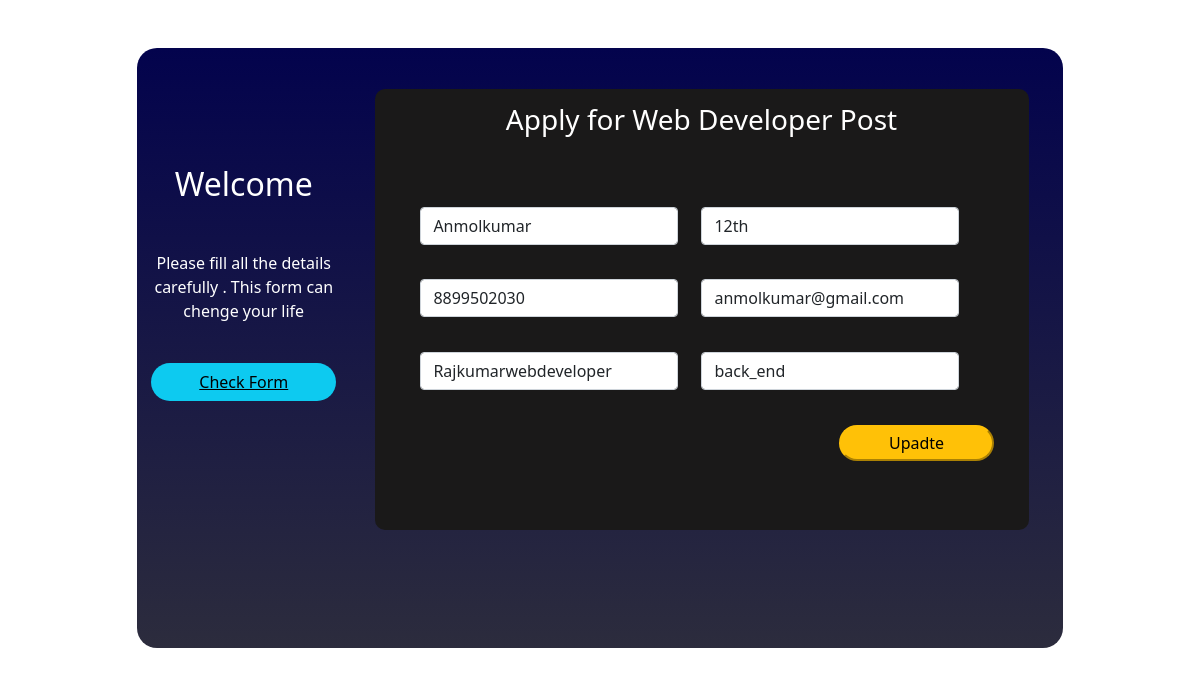
Page /update.php?idtt=11 on the committed database.
### tables this page shows
CREATE TABLE `student_applay_form` (
  `id` int(255) NOT NULL,
  `name` varchar(50) NOT NULL,
  `qualifation` varchar(100) NOT NULL,
  `phone` varchar(50) NOT NULL,
  `email` varchar(100) NOT NULL,
  `support` varchar(255) NOT NULL,
  `course` varchar(50) NOT NULL
);

### update.php (the view, shortened to what this page needs)
<!DOCTYPE html>
<html lang="en">
<head>
    <link rel="stylesheet" href="./css/bootstrap_responsive.css">
</head>
<body>
<div class="container">
        <div class="row">
            <div class="col-md-1"></div>
            <div class="col-md-10 mt-5">
                <div class="box">
                    <div class="row">
                        <div class="col-md-3" >
                            <div class="child-1">
                                <h2>Welcome</h2>
                                <p>Please fill all the details carefully . This form can chenge your life </p>
                                <a href="check_status.php" class="btn-info px-5 py-2 rounded-pill ">Check Form</a>
                            </div>
                        </div>
                        <div class="col-md-9 ">
                                        <div class="child-2">
                                        <h3>Apply for Web Developer Post</h3>
                                        <?php
                                          include("database.php");
                                          $id=$_GET["idtt"];
                                          $query=mysqli_query($sql,"Select * from student_applay_form Where id=$id");
                                          if($row=mysqli_fetch_assoc($query))
                                          {
                                              $name=$row['name'];
                                              $qli=$row['qualifation'];
                                              $phone=$row['phone'];
                                              $email=$row['email'];
                                              $ref=$row['support'];
                                              $course=$row ['course'];
                                          ?>
                                          <form  method="POST">
                                          <div class="innerbox">
                                          <input type="text" value="<?php echo $name ?>" name="t1" class="form-control " required>
                                          <input type="text" value="<?php echo $qli ?>" name="t2" class="form-control" required>
                                          </div>
                                          <div class="innerbox">
                                          <input type="text" value="<?php echo $phone ?>" name="t3" class="form-control " required>
                                          <input type="email" value="<?php echo $email ?>" name="t4"  class="form-control" required>
                                          </div>
                                          <div class="innerbox">
                                          <input type="text" value="<?php echo $ref ?>" name="t5" class="form-control " required>
                                          <?php
                                                include('./database.php');
                                                $select_course="select * from course";
                                                $select_query=mysqli_query($sql,$select_course);
                                                  if(mysqli_num_rows($select_query) > 0)
                                                  {
                                                    echo "<select class='form-control' name=t6 id='sele' '>
                                                    <option value='$course' selected hidden>$course</option>";
                                                    echo "</select>";
                                                  }
                                          ?>
                                          </div>
                                          <div class="innerox">
                                          <p class="text-end mr-5 my-4"><input type="submit" value="Upadte" name="update" class="btn-warning px-5 py-1 rounded-pill border-none"> </p>
                                          </div>
                                          </form>
                                          <?php
                                          }
                                          ?>
                                </div>
                            </div>
                    </div>
                </div>
            </div>
            <div class="col-md-1"></div>
        </div>
    </div>
</body>
</html>

### update.php (style rules this page uses)
* { margin: 0px; padding: 0px; box-sizing:border-box; }
.box { width:100%; height: 600px; background:linear-gradient(rgb(3, 3, 77),rgb(44, 44, 61)); box-sizing:border-box; border-radius: 20px; }
.innerbox { display: flex; margin-top:2%; margin-right:2%; }
.child-1 { margin: 6% 0px; width: 100%; height: 500px; text-align:center; }
h2 { box-sizing:border-box; color:#fff; margin-top: 55%; }
.child-1 p { width: 100%; padding:2% 4%; color:#fff; margin: 20% 0px; }
.child-2 { margin: 6% 0px; width: 95%; height: 70%; background-color:rgb(26, 25, 25); padding: 2% 5%; box-sizing:border-box; border-radius: 10px; }
h3 { color:#fff; text-align:center; margin-bottom:10%; }
input[type="text"] { width:45%; margin: 2% 2%; }
input[type="email"] { width:45%; margin: 2% 2%; }
#sele { width:45%; margin: 2% 2%; }

### rows in the picture
student_applay_form: t1 "Anmolkumar", t2 "12th", t3 "8899502030", t4 "anmolkumar@gmail.com", t5 "Rajkumarwebdeveloper", t6 "back_end"
